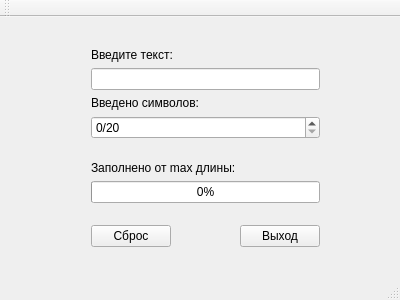
<?xml version="1.0" encoding="UTF-8"?>
<ui version="4.0">
 <class>MainWindow</class>
 <widget class="QMainWindow" name="MainWindow">
  <property name="geometry">
   <rect>
    <x>0</x>
    <y>0</y>
    <width>400</width>
    <height>300</height>
   </rect>
  </property>
  <property name="windowTitle">
   <string>MainWindow</string>
  </property>
  <widget class="QWidget" name="centralWidget">
   <widget class="QWidget" name="layoutWidget">
    <property name="geometry">
     <rect>
      <x>80</x>
      <y>20</y>
      <width>251</width>
      <height>221</height>
     </rect>
    </property>
    <layout class="QVBoxLayout" name="verticalLayout_2">
     <item>
      <layout class="QVBoxLayout" name="verticalLayout">
       <item>
        <widget class="QLabel" name="label">
         <property name="text">
          <string>Введите текст:</string>
         </property>
        </widget>
       </item>
       <item>
        <widget class="QLineEdit" name="lineEdit">
         <property name="maxLength">
          <number>20</number>
         </property>
        </widget>
       </item>
       <item>
        <widget class="QLabel" name="label_3">
         <property name="text">
          <string>Введено символов:</string>
         </property>
        </widget>
       </item>
       <item>
        <widget class="QSpinBox" name="spinBox">
         <property name="suffix">
          <string>/20</string>
         </property>
        </widget>
       </item>
       <item>
        <spacer name="verticalSpacer">
         <property name="orientation">
          <enum>Qt::Vertical</enum>
         </property>
         <property name="sizeHint" stdset="0">
          <size>
           <width>20</width>
           <height>40</height>
          </size>
         </property>
        </spacer>
       </item>
       <item>
        <widget class="QLabel" name="label_2">
         <property name="text">
          <string>Заполнено от max длины:</string>
         </property>
        </widget>
       </item>
       <item>
        <widget class="QProgressBar" name="progressBar">
         <property name="maximum">
          <number>20</number>
         </property>
         <property name="value">
          <number>0</number>
         </property>
        </widget>
       </item>
      </layout>
     </item>
     <item>
      <spacer name="verticalSpacer_2">
       <property name="orientation">
        <enum>Qt::Vertical</enum>
       </property>
       <property name="sizeHint" stdset="0">
        <size>
         <width>20</width>
         <height>40</height>
        </size>
       </property>
      </spacer>
     </item>
     <item>
      <layout class="QHBoxLayout" name="horizontalLayout">
       <item>
        <widget class="QPushButton" name="pushButton">
         <property name="text">
          <string>Сброс</string>
         </property>
        </widget>
       </item>
       <item>
        <spacer name="horizontalSpacer">
         <property name="orientation">
          <enum>Qt::Horizontal</enum>
         </property>
         <property name="sizeHint" stdset="0">
          <size>
           <width>40</width>
           <height>20</height>
          </size>
         </property>
        </spacer>
       </item>
       <item>
        <widget class="QPushButton" name="pushButton_2">
         <property name="text">
          <string>Выход</string>
         </property>
        </widget>
       </item>
      </layout>
     </item>
    </layout>
   </widget>
  </widget>
  <widget class="QMenuBar" name="menuBar">
   <property name="geometry">
    <rect>
     <x>0</x>
     <y>0</y>
     <width>400</width>
     <height>17</height>
    </rect>
   </property>
  </widget>
  <widget class="QToolBar" name="mainToolBar">
   <attribute name="toolBarArea">
    <enum>TopToolBarArea</enum>
   </attribute>
   <attribute name="toolBarBreak">
    <bool>false</bool>
   </attribute>
  </widget>
  <widget class="QStatusBar" name="statusBar"/>
 </widget>
 <layoutdefault spacing="6" margin="11"/>
 <resources/>
 <connections>
  <connection>
   <sender>pushButton_2</sender>
   <signal>clicked()</signal>
   <receiver>MainWindow</receiver>
   <slot>close()</slot>
   <hints>
    <hint type="sourcelabel">
     <x>328</x>
     <y>263</y>
    </hint>
    <hint type="destinationlabel">
     <x>346</x>
     <y>245</y>
    </hint>
   </hints>
  </connection>
  <connection>
   <sender>lineEdit</sender>
   <signal>textChanged(QString)</signal>
   <receiver>MainWindow</receiver>
   <slot>change_all_values(QString)</slot>
   <hints>
    <hint type="sourcelabel">
     <x>97</x>
     <y>75</y>
    </hint>
    <hint type="destinationlabel">
     <x>112</x>
     <y>132</y>
    </hint>
   </hints>
  </connection>
  <connection>
   <sender>pushButton</sender>
   <signal>clicked()</signal>
   <receiver>MainWindow</receiver>
   <slot>on_pushButton_clicked()</slot>
   <hints>
    <hint type="sourcelabel">
     <x>121</x>
     <y>255</y>
    </hint>
    <hint type="destinationlabel">
     <x>199</x>
     <y>149</y>
    </hint>
   </hints>
  </connection>
 </connections>
 <slots>
  <slot>change_all_values(QString)</slot>
  <slot>on_pushButton_clicked()</slot>
 </slots>
</ui>
